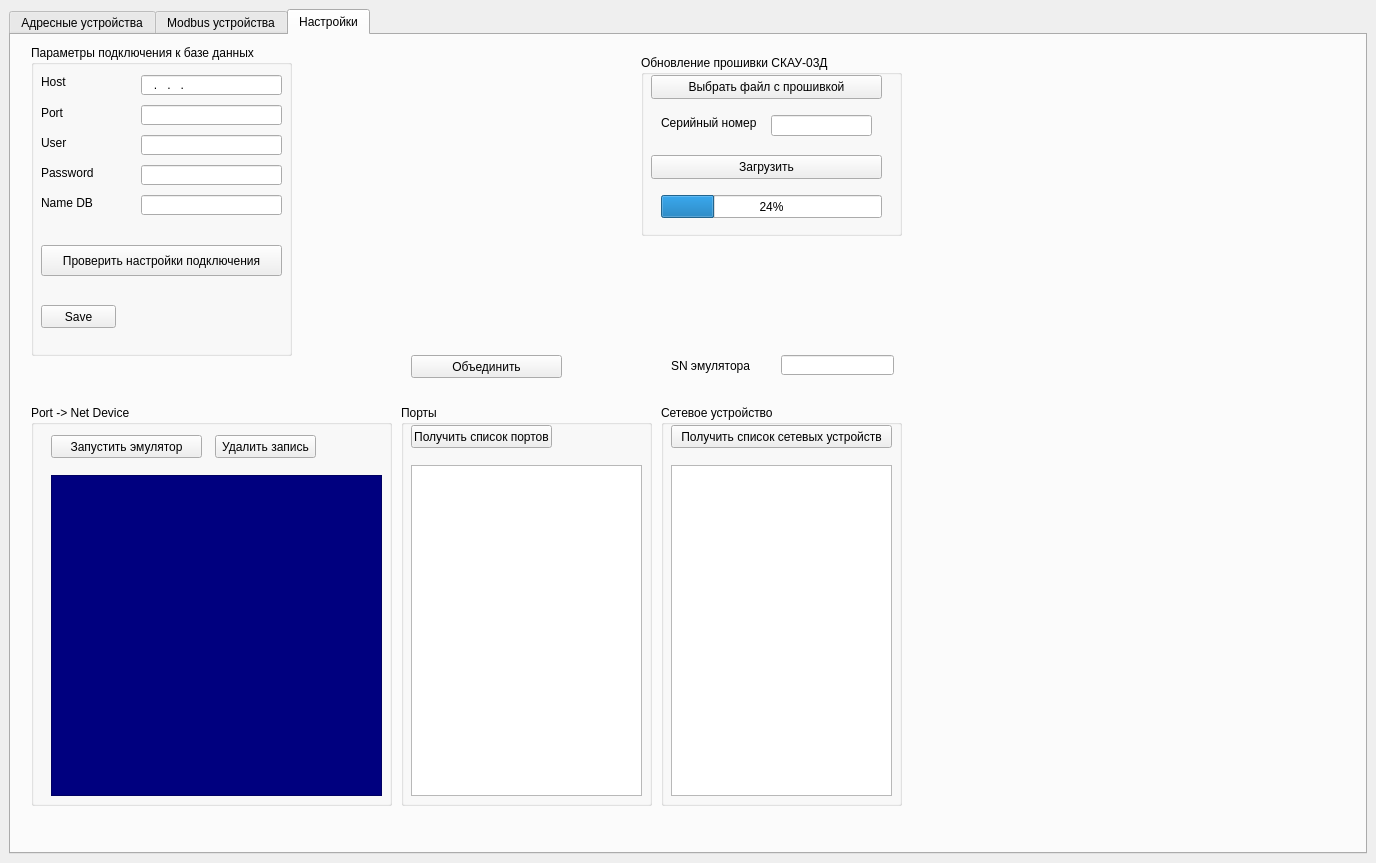
<?xml version="1.0" encoding="UTF-8"?>
<ui version="4.0">
 <class>MainWindow</class>
 <widget class="QMainWindow" name="MainWindow">
  <property name="geometry">
   <rect>
    <x>0</x>
    <y>0</y>
    <width>1376</width>
    <height>863</height>
   </rect>
  </property>
  <property name="windowTitle">
   <string>MainWindow</string>
  </property>
  <property name="styleSheet">
   <string notr="true"/>
  </property>
  <widget class="QWidget" name="centralwidget">
   <layout class="QVBoxLayout" name="verticalLayout_2">
    <item>
     <widget class="QTabWidget" name="tabWidget">
      <property name="enabled">
       <bool>true</bool>
      </property>
      <property name="sizePolicy">
       <sizepolicy hsizetype="Expanding" vsizetype="Expanding">
        <horstretch>0</horstretch>
        <verstretch>0</verstretch>
       </sizepolicy>
      </property>
      <property name="minimumSize">
       <size>
        <width>1271</width>
        <height>800</height>
       </size>
      </property>
      <property name="styleSheet">
       <string notr="true"/>
      </property>
      <property name="tabShape">
       <enum>QTabWidget::TabShape::Rounded</enum>
      </property>
      <property name="currentIndex">
       <number>2</number>
      </property>
      <widget class="QWidget" name="ash_device_tab">
       <attribute name="title">
        <string>Адресные устройства</string>
       </attribute>
       <layout class="QVBoxLayout" name="verticalLayout_3">
        <item>
         <layout class="QHBoxLayout" name="horizontalLayout">
          <property name="spacing">
           <number>6</number>
          </property>
          <property name="sizeConstraint">
           <enum>QLayout::SizeConstraint::SetDefaultConstraint</enum>
          </property>
          <item>
           <widget class="QGroupBox" name="ash_chenge_state_device_groupBox">
            <property name="sizePolicy">
             <sizepolicy hsizetype="Fixed" vsizetype="Fixed">
              <horstretch>0</horstretch>
              <verstretch>0</verstretch>
             </sizepolicy>
            </property>
            <property name="minimumSize">
             <size>
              <width>489</width>
              <height>131</height>
             </size>
            </property>
            <property name="title">
             <string>Cостояния устройства</string>
            </property>
            <widget class="QWidget" name="verticalLayoutWidget">
             <property name="geometry">
              <rect>
               <x>10</x>
               <y>20</y>
               <width>471</width>
               <height>101</height>
              </rect>
             </property>
             <layout class="QVBoxLayout" name="ash_v_layer_state_dev_layout">
              <property name="spacing">
               <number>0</number>
              </property>
              <item>
               <layout class="QHBoxLayout" name="ash_h_top_state_dev_layout">
                <property name="spacing">
                 <number>0</number>
                </property>
               </layout>
              </item>
              <item>
               <layout class="QHBoxLayout" name="ash_h_center_state_dev_layout">
                <property name="spacing">
                 <number>0</number>
                </property>
               </layout>
              </item>
              <item>
               <layout class="QHBoxLayout" name="ash_h_bottom_state_dev_layout">
                <property name="spacing">
                 <number>0</number>
                </property>
               </layout>
              </item>
             </layout>
            </widget>
           </widget>
          </item>
          <item>
           <widget class="QGroupBox" name="groupBox">
            <property name="sizePolicy">
             <sizepolicy hsizetype="Fixed" vsizetype="Fixed">
              <horstretch>0</horstretch>
              <verstretch>0</verstretch>
             </sizepolicy>
            </property>
            <property name="minimumSize">
             <size>
              <width>270</width>
              <height>131</height>
             </size>
            </property>
            <property name="title">
             <string>Инфо.</string>
            </property>
            <widget class="QLabel" name="ash_port_lbl">
             <property name="geometry">
              <rect>
               <x>0</x>
               <y>20</y>
               <width>50</width>
               <height>20</height>
              </rect>
             </property>
             <property name="sizePolicy">
              <sizepolicy hsizetype="Fixed" vsizetype="Fixed">
               <horstretch>0</horstretch>
               <verstretch>0</verstretch>
              </sizepolicy>
             </property>
             <property name="minimumSize">
              <size>
               <width>50</width>
               <height>20</height>
              </size>
             </property>
             <property name="text">
              <string>Порт</string>
             </property>
             <property name="alignment">
              <set>Qt::AlignmentFlag::AlignCenter</set>
             </property>
            </widget>
            <widget class="QLabel" name="ash_port_info_lbl">
             <property name="geometry">
              <rect>
               <x>60</x>
               <y>20</y>
               <width>111</width>
               <height>20</height>
              </rect>
             </property>
             <property name="sizePolicy">
              <sizepolicy hsizetype="Fixed" vsizetype="Fixed">
               <horstretch>0</horstretch>
               <verstretch>0</verstretch>
              </sizepolicy>
             </property>
             <property name="minimumSize">
              <size>
               <width>50</width>
               <height>20</height>
              </size>
             </property>
             <property name="text">
              <string>None</string>
             </property>
            </widget>
            <widget class="QLabel" name="ash_net_dev_lbl">
             <property name="geometry">
              <rect>
               <x>10</x>
               <y>40</y>
               <width>80</width>
               <height>20</height>
              </rect>
             </property>
             <property name="sizePolicy">
              <sizepolicy hsizetype="Fixed" vsizetype="Fixed">
               <horstretch>0</horstretch>
               <verstretch>0</verstretch>
              </sizepolicy>
             </property>
             <property name="minimumSize">
              <size>
               <width>80</width>
               <height>20</height>
              </size>
             </property>
             <property name="text">
              <string>Сетевое уc-во</string>
             </property>
            </widget>
            <widget class="QLabel" name="ash_net_dev_info_lbl">
             <property name="geometry">
              <rect>
               <x>100</x>
               <y>40</y>
               <width>150</width>
               <height>20</height>
              </rect>
             </property>
             <property name="sizePolicy">
              <sizepolicy hsizetype="Fixed" vsizetype="Fixed">
               <horstretch>0</horstretch>
               <verstretch>0</verstretch>
              </sizepolicy>
             </property>
             <property name="minimumSize">
              <size>
               <width>150</width>
               <height>20</height>
              </size>
             </property>
             <property name="text">
              <string>None</string>
             </property>
            </widget>
           </widget>
          </item>
          <item>
           <layout class="QGridLayout" name="_2">
            <property name="sizeConstraint">
             <enum>QLayout::SizeConstraint::SetMinimumSize</enum>
            </property>
           </layout>
          </item>
          <item>
           <widget class="QGroupBox" name="ash_choice_net_dev_groupBox">
            <property name="sizePolicy">
             <sizepolicy hsizetype="Fixed" vsizetype="Fixed">
              <horstretch>0</horstretch>
              <verstretch>0</verstretch>
             </sizepolicy>
            </property>
            <property name="minimumSize">
             <size>
              <width>221</width>
              <height>131</height>
             </size>
            </property>
            <property name="title">
             <string>Сетевой контроллер</string>
            </property>
            <widget class="QListWidget" name="ash_out_net_dev_listWidget">
             <property name="geometry">
              <rect>
               <x>10</x>
               <y>20</y>
               <width>201</width>
               <height>101</height>
              </rect>
             </property>
            </widget>
           </widget>
          </item>
          <item>
           <spacer name="horizontalSpacer">
            <property name="orientation">
             <enum>Qt::Orientation::Horizontal</enum>
            </property>
            <property name="sizeHint" stdset="0">
             <size>
              <width>40</width>
              <height>20</height>
             </size>
            </property>
           </spacer>
          </item>
         </layout>
        </item>
        <item>
         <widget class="QTableWidget" name="ash_devices_tableWidget">
          <property name="minimumSize">
           <size>
            <width>1247</width>
            <height>614</height>
           </size>
          </property>
         </widget>
        </item>
       </layout>
      </widget>
      <widget class="QWidget" name="modbus_device_tab">
       <attribute name="title">
        <string>Modbus устройства</string>
       </attribute>
       <widget class="QTableWidget" name="mb_devices_tableWidget">
        <property name="geometry">
         <rect>
          <x>0</x>
          <y>150</y>
          <width>1351</width>
          <height>671</height>
         </rect>
        </property>
       </widget>
       <widget class="QGroupBox" name="mb_choice_net_dev_groupBox">
        <property name="geometry">
         <rect>
          <x>770</x>
          <y>10</y>
          <width>221</width>
          <height>131</height>
         </rect>
        </property>
        <property name="title">
         <string>Сетевой контроллер</string>
        </property>
        <widget class="QListWidget" name="mb_out_net_dev_listWidget">
         <property name="geometry">
          <rect>
           <x>10</x>
           <y>20</y>
           <width>201</width>
           <height>101</height>
          </rect>
         </property>
        </widget>
       </widget>
       <widget class="QGroupBox" name="mb_chenge_state_device_groupBox">
        <property name="geometry">
         <rect>
          <x>10</x>
          <y>10</y>
          <width>489</width>
          <height>131</height>
         </rect>
        </property>
        <property name="title">
         <string>Состояния устройства</string>
        </property>
        <widget class="QWidget" name="verticalLayoutWidget_2">
         <property name="geometry">
          <rect>
           <x>10</x>
           <y>20</y>
           <width>471</width>
           <height>101</height>
          </rect>
         </property>
         <layout class="QVBoxLayout" name="v_layer_state_dev_layout_2">
          <property name="spacing">
           <number>0</number>
          </property>
          <item>
           <layout class="QHBoxLayout" name="mb_h_top_state_dev_layout"/>
          </item>
          <item>
           <layout class="QHBoxLayout" name="mb_h_center_state_dev_layout"/>
          </item>
          <item>
           <layout class="QHBoxLayout" name="mb_h_bottom_state_dev_layout"/>
          </item>
         </layout>
        </widget>
       </widget>
       <widget class="QWidget" name="layoutWidget">
        <property name="geometry">
         <rect>
          <x>630</x>
          <y>110</y>
          <width>2</width>
          <height>2</height>
         </rect>
        </property>
        <layout class="QHBoxLayout" name="ash_h_bottom_state_dev_layout_3">
         <property name="spacing">
          <number>0</number>
         </property>
        </layout>
       </widget>
       <widget class="QGroupBox" name="mb_info_groupBox">
        <property name="geometry">
         <rect>
          <x>510</x>
          <y>10</y>
          <width>251</width>
          <height>131</height>
         </rect>
        </property>
        <property name="title">
         <string>Инфо.</string>
        </property>
        <widget class="QLabel" name="mb_port_lbl">
         <property name="geometry">
          <rect>
           <x>10</x>
           <y>20</y>
           <width>49</width>
           <height>16</height>
          </rect>
         </property>
         <property name="text">
          <string>Порт</string>
         </property>
        </widget>
        <widget class="QLabel" name="mb_port_info_lbl">
         <property name="geometry">
          <rect>
           <x>70</x>
           <y>20</y>
           <width>71</width>
           <height>16</height>
          </rect>
         </property>
         <property name="text">
          <string>None</string>
         </property>
        </widget>
        <widget class="QLabel" name="mb_net_dev_lbl">
         <property name="geometry">
          <rect>
           <x>10</x>
           <y>40</y>
           <width>91</width>
           <height>16</height>
          </rect>
         </property>
         <property name="text">
          <string>Сетевое ус-во</string>
         </property>
        </widget>
        <widget class="QLabel" name="mb_net_dev_info_lbl">
         <property name="geometry">
          <rect>
           <x>110</x>
           <y>40</y>
           <width>131</width>
           <height>16</height>
          </rect>
         </property>
         <property name="text">
          <string>None</string>
         </property>
        </widget>
       </widget>
      </widget>
      <widget class="QWidget" name="settings_tab">
       <attribute name="title">
        <string>Настройки</string>
       </attribute>
       <widget class="QGroupBox" name="port_and_ne_dev_groupBox">
        <property name="geometry">
         <rect>
          <x>20</x>
          <y>370</y>
          <width>361</width>
          <height>401</height>
         </rect>
        </property>
        <property name="sizePolicy">
         <sizepolicy hsizetype="Fixed" vsizetype="Fixed">
          <horstretch>0</horstretch>
          <verstretch>0</verstretch>
         </sizepolicy>
        </property>
        <property name="styleSheet">
         <string notr="true"/>
        </property>
        <property name="title">
         <string>Port -&gt; Net Device</string>
        </property>
        <widget class="QTableWidget" name="port_and_net_dev_tableWidget">
         <property name="geometry">
          <rect>
           <x>20</x>
           <y>70</y>
           <width>331</width>
           <height>321</height>
          </rect>
         </property>
         <property name="styleSheet">
          <string notr="true">QHeaderView::section:horizontal {
    color: #fff;
    background-color: rgb(0, 85, 127);
 }
QTableWidget {
	background-color: rgb(0, 0, 127);
	color: rgb(85, 255, 0);
	font: 63 8pt &quot;Yu Gothic UI Semibold&quot;;
}
</string>
         </property>
        </widget>
        <widget class="QPushButton" name="start_emulator_btn">
         <property name="geometry">
          <rect>
           <x>20</x>
           <y>30</y>
           <width>151</width>
           <height>23</height>
          </rect>
         </property>
         <property name="styleSheet">
          <string notr="true"/>
         </property>
         <property name="text">
          <string>Запустить эмулятор</string>
         </property>
        </widget>
        <widget class="QPushButton" name="delete_line_btn">
         <property name="geometry">
          <rect>
           <x>184</x>
           <y>30</y>
           <width>101</width>
           <height>23</height>
          </rect>
         </property>
         <property name="styleSheet">
          <string notr="true"/>
         </property>
         <property name="text">
          <string>Удалить запись</string>
         </property>
        </widget>
       </widget>
       <widget class="QGroupBox" name="ports_groupBox">
        <property name="geometry">
         <rect>
          <x>390</x>
          <y>370</y>
          <width>251</width>
          <height>401</height>
         </rect>
        </property>
        <property name="sizePolicy">
         <sizepolicy hsizetype="Fixed" vsizetype="Fixed">
          <horstretch>0</horstretch>
          <verstretch>0</verstretch>
         </sizepolicy>
        </property>
        <property name="styleSheet">
         <string notr="true"/>
        </property>
        <property name="title">
         <string>Порты</string>
        </property>
        <widget class="QListWidget" name="ports_listWidget">
         <property name="geometry">
          <rect>
           <x>10</x>
           <y>60</y>
           <width>231</width>
           <height>331</height>
          </rect>
         </property>
         <property name="styleSheet">
          <string notr="true"/>
         </property>
        </widget>
        <widget class="QPushButton" name="get_ports_btn">
         <property name="geometry">
          <rect>
           <x>10</x>
           <y>20</y>
           <width>141</width>
           <height>23</height>
          </rect>
         </property>
         <property name="styleSheet">
          <string notr="true"/>
         </property>
         <property name="text">
          <string>Получить список портов</string>
         </property>
        </widget>
       </widget>
       <widget class="QGroupBox" name="net_dev_groupBox">
        <property name="geometry">
         <rect>
          <x>650</x>
          <y>370</y>
          <width>241</width>
          <height>401</height>
         </rect>
        </property>
        <property name="sizePolicy">
         <sizepolicy hsizetype="Fixed" vsizetype="Fixed">
          <horstretch>0</horstretch>
          <verstretch>0</verstretch>
         </sizepolicy>
        </property>
        <property name="styleSheet">
         <string notr="true"/>
        </property>
        <property name="title">
         <string>Сетевое устройство</string>
        </property>
        <widget class="QListWidget" name="net_dev_listWidget">
         <property name="geometry">
          <rect>
           <x>10</x>
           <y>60</y>
           <width>221</width>
           <height>331</height>
          </rect>
         </property>
         <property name="styleSheet">
          <string notr="true"/>
         </property>
        </widget>
        <widget class="QPushButton" name="get_net_dev_btn">
         <property name="geometry">
          <rect>
           <x>10</x>
           <y>20</y>
           <width>221</width>
           <height>23</height>
          </rect>
         </property>
         <property name="styleSheet">
          <string notr="true"/>
         </property>
         <property name="text">
          <string>Получить список сетевых устройств</string>
         </property>
        </widget>
       </widget>
       <widget class="QGroupBox" name="groupBox_2">
        <property name="geometry">
         <rect>
          <x>20</x>
          <y>10</y>
          <width>261</width>
          <height>311</height>
         </rect>
        </property>
        <property name="sizePolicy">
         <sizepolicy hsizetype="Fixed" vsizetype="Fixed">
          <horstretch>0</horstretch>
          <verstretch>0</verstretch>
         </sizepolicy>
        </property>
        <property name="minimumSize">
         <size>
          <width>261</width>
          <height>311</height>
         </size>
        </property>
        <property name="styleSheet">
         <string notr="true"/>
        </property>
        <property name="title">
         <string>Параметры подключения к базе данных</string>
        </property>
        <widget class="QLabel" name="port_db_lbl">
         <property name="geometry">
          <rect>
           <x>10</x>
           <y>60</y>
           <width>47</width>
           <height>16</height>
          </rect>
         </property>
         <property name="styleSheet">
          <string notr="true"/>
         </property>
         <property name="text">
          <string>Port</string>
         </property>
        </widget>
        <widget class="QLabel" name="host_db_lbl">
         <property name="geometry">
          <rect>
           <x>10</x>
           <y>30</y>
           <width>47</width>
           <height>14</height>
          </rect>
         </property>
         <property name="styleSheet">
          <string notr="true"/>
         </property>
         <property name="text">
          <string>Host</string>
         </property>
        </widget>
        <widget class="QLabel" name="user_db_lbl">
         <property name="geometry">
          <rect>
           <x>10</x>
           <y>90</y>
           <width>51</width>
           <height>16</height>
          </rect>
         </property>
         <property name="styleSheet">
          <string notr="true"/>
         </property>
         <property name="text">
          <string>User</string>
         </property>
        </widget>
        <widget class="QLabel" name="pass_db_lbl">
         <property name="geometry">
          <rect>
           <x>10</x>
           <y>120</y>
           <width>61</width>
           <height>16</height>
          </rect>
         </property>
         <property name="styleSheet">
          <string notr="true"/>
         </property>
         <property name="text">
          <string>Password</string>
         </property>
        </widget>
        <widget class="QLabel" name="name_db_lbl">
         <property name="geometry">
          <rect>
           <x>10</x>
           <y>150</y>
           <width>61</width>
           <height>16</height>
          </rect>
         </property>
         <property name="styleSheet">
          <string notr="true"/>
         </property>
         <property name="text">
          <string>Name DB</string>
         </property>
        </widget>
        <widget class="QLineEdit" name="host_db_lineEdit">
         <property name="geometry">
          <rect>
           <x>110</x>
           <y>30</y>
           <width>141</width>
           <height>20</height>
          </rect>
         </property>
         <property name="toolTip">
          <string>&lt;html&gt;&lt;head/&gt;&lt;body&gt;&lt;p&gt;Адрес (IP4) подключения к БД&lt;/p&gt;&lt;/body&gt;&lt;/html&gt;</string>
         </property>
         <property name="styleSheet">
          <string notr="true"/>
         </property>
         <property name="inputMask">
          <string>000\.000\.000\.000</string>
         </property>
         <property name="text">
          <string>...</string>
         </property>
        </widget>
        <widget class="QLineEdit" name="port_db_lineEdit">
         <property name="geometry">
          <rect>
           <x>110</x>
           <y>60</y>
           <width>141</width>
           <height>20</height>
          </rect>
         </property>
         <property name="toolTip">
          <string>&lt;html&gt;&lt;head/&gt;&lt;body&gt;&lt;p&gt;Номер порта должен быть в диапазоне &lt;span style=&quot; font-family:'JetBrains Mono','monospace'; font-size:10pt; font-weight:600; font-style:italic; color:#ff0000;&quot;&gt;1024-49151&lt;/span&gt;&lt;/p&gt;&lt;/body&gt;&lt;/html&gt;</string>
         </property>
         <property name="styleSheet">
          <string notr="true"/>
         </property>
         <property name="inputMask">
          <string>00009</string>
         </property>
         <property name="text">
          <string/>
         </property>
        </widget>
        <widget class="QLineEdit" name="user_db_lineEdit">
         <property name="geometry">
          <rect>
           <x>110</x>
           <y>90</y>
           <width>141</width>
           <height>20</height>
          </rect>
         </property>
         <property name="toolTip">
          <string>&lt;html&gt;&lt;head/&gt;&lt;body&gt;&lt;p&gt;Логин базы данных&lt;/p&gt;&lt;/body&gt;&lt;/html&gt;</string>
         </property>
         <property name="styleSheet">
          <string notr="true"/>
         </property>
         <property name="text">
          <string/>
         </property>
        </widget>
        <widget class="QLineEdit" name="pass_db_lineEdit">
         <property name="geometry">
          <rect>
           <x>110</x>
           <y>120</y>
           <width>141</width>
           <height>20</height>
          </rect>
         </property>
         <property name="toolTip">
          <string>&lt;html&gt;&lt;head/&gt;&lt;body&gt;&lt;p&gt;Пароль базы данных&lt;/p&gt;&lt;/body&gt;&lt;/html&gt;</string>
         </property>
         <property name="styleSheet">
          <string notr="true"/>
         </property>
         <property name="text">
          <string/>
         </property>
        </widget>
        <widget class="QLineEdit" name="name_db_lineEdit">
         <property name="geometry">
          <rect>
           <x>110</x>
           <y>150</y>
           <width>141</width>
           <height>20</height>
          </rect>
         </property>
         <property name="toolTip">
          <string>&lt;html&gt;&lt;head/&gt;&lt;body&gt;&lt;p&gt;Имя базы данных&lt;/p&gt;&lt;/body&gt;&lt;/html&gt;</string>
         </property>
         <property name="styleSheet">
          <string notr="true"/>
         </property>
         <property name="text">
          <string/>
         </property>
        </widget>
        <widget class="QPushButton" name="save_db_btn">
         <property name="geometry">
          <rect>
           <x>10</x>
           <y>260</y>
           <width>75</width>
           <height>23</height>
          </rect>
         </property>
         <property name="toolTip">
          <string>&lt;html&gt;&lt;head/&gt;&lt;body&gt;&lt;p&gt;Сохранение настроек для дальнейшей работы &lt;/p&gt;&lt;/body&gt;&lt;/html&gt;</string>
         </property>
         <property name="styleSheet">
          <string notr="true"/>
         </property>
         <property name="text">
          <string>Save</string>
         </property>
        </widget>
        <widget class="QPushButton" name="check_db_btn">
         <property name="geometry">
          <rect>
           <x>10</x>
           <y>200</y>
           <width>241</width>
           <height>31</height>
          </rect>
         </property>
         <property name="toolTip">
          <string>&lt;html&gt;&lt;head/&gt;&lt;body&gt;&lt;p&gt;Проверка подключения к базе данных&lt;/p&gt;&lt;/body&gt;&lt;/html&gt;</string>
         </property>
         <property name="styleSheet">
          <string notr="true"/>
         </property>
         <property name="text">
          <string>Проверить настройки подключения</string>
         </property>
        </widget>
       </widget>
       <widget class="QPushButton" name="join_btn">
        <property name="geometry">
         <rect>
          <x>400</x>
          <y>320</y>
          <width>151</width>
          <height>23</height>
         </rect>
        </property>
        <property name="styleSheet">
         <string notr="true"/>
        </property>
        <property name="text">
         <string>Объединить</string>
        </property>
       </widget>
       <widget class="QLineEdit" name="sn_emulator_lineEdit">
        <property name="geometry">
         <rect>
          <x>770</x>
          <y>320</y>
          <width>113</width>
          <height>20</height>
         </rect>
        </property>
       </widget>
       <widget class="QLabel" name="label">
        <property name="geometry">
         <rect>
          <x>660</x>
          <y>320</y>
          <width>81</width>
          <height>21</height>
         </rect>
        </property>
        <property name="text">
         <string>SN эмулятора</string>
        </property>
       </widget>
       <widget class="QGroupBox" name="groupBox_3">
        <property name="geometry">
         <rect>
          <x>630</x>
          <y>20</y>
          <width>261</width>
          <height>181</height>
         </rect>
        </property>
        <property name="title">
         <string>Обновление прошивки СКАУ-03Д</string>
        </property>
        <widget class="QPushButton" name="file_selection_btn">
         <property name="geometry">
          <rect>
           <x>10</x>
           <y>20</y>
           <width>231</width>
           <height>24</height>
          </rect>
         </property>
         <property name="text">
          <string>Выбрать файл с прошивкой</string>
         </property>
        </widget>
        <widget class="QPushButton" name="update_firmware_btn">
         <property name="geometry">
          <rect>
           <x>10</x>
           <y>100</y>
           <width>231</width>
           <height>24</height>
          </rect>
         </property>
         <property name="text">
          <string>Загрузить</string>
         </property>
        </widget>
        <widget class="QProgressBar" name="loading_progressBar">
         <property name="geometry">
          <rect>
           <x>20</x>
           <y>140</y>
           <width>221</width>
           <height>23</height>
          </rect>
         </property>
         <property name="value">
          <number>24</number>
         </property>
        </widget>
        <widget class="QLineEdit" name="sn_skau_lineEdit">
         <property name="geometry">
          <rect>
           <x>130</x>
           <y>60</y>
           <width>101</width>
           <height>21</height>
          </rect>
         </property>
        </widget>
        <widget class="QLabel" name="label_2">
         <property name="geometry">
          <rect>
           <x>20</x>
           <y>60</y>
           <width>101</width>
           <height>16</height>
          </rect>
         </property>
         <property name="text">
          <string>Серийный номер</string>
         </property>
        </widget>
       </widget>
      </widget>
     </widget>
    </item>
   </layout>
  </widget>
 </widget>
 <resources/>
 <connections/>
</ui>
